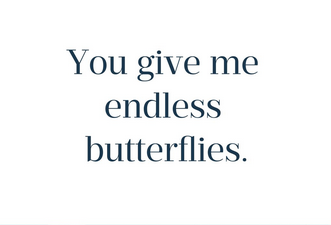
#> input picture OCR/data/text2.png, 331 x 225 px, found by its file name
$ jupyter execute --allow-errors intro.ipynb
#> lines starting #> are read from the running program, lines starting #| are printed output that depends on the picture
[cell 1]
# OCR :object character recognition
# extraction of text rather than image

# 2 Types
  #  A)pytessaract : devoloped by google,
  #  B) easy-ocr

[cell 2]
import cv2

[cell 3]
img=cv2.imread('/home/sajmi/Desktop/BD_MAY/OCR/data/text2.png')
#> img is the input picture: shape (225, 331, 3); mean B, G, R 247.7, 247, 245.9

[cell 4]
cv2.imshow('text',img)
cv2.waitKey()
cv2.destroyAllWindows()

[cell 5]
import pytesseract

#> (a cell that did not finish here is left out)

#> (a cell that did not finish here is left out)

[cell 8]
# next image to text
img1=cv2.imread('/home/sajmi/Desktop/BD_MAY/OCR/data/number_plate.png')
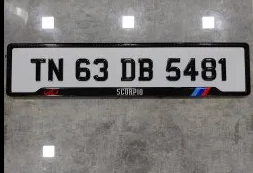
#> input picture OCR/data/number_plate.png, 253 x 173 px, found by its file name
#> img1 is the input picture: shape (173, 253, 3); mean B, G, R 120.5, 121.7, 124.2

[cell 9]
cv2.imshow('text1',img1)
cv2.waitKey()
cv2.destroyAllWindows()

#> (a cell that did not finish here is left out)

#> (a cell that did not finish here is left out)

[cell 12]
img2=cv2.imread('/home/sajmi/Desktop/BD_MAY/OCR/data/text1.png')
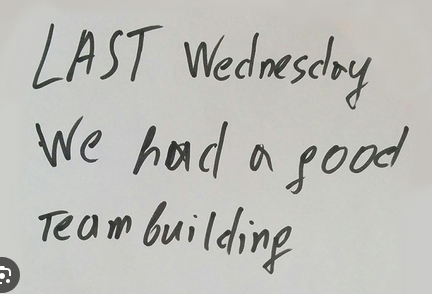
#> input picture OCR/data/text1.png, 432 x 294 px, found by its file name
#> img2 is the input picture: shape (294, 432, 3); mean B, G, R 184.9, 189.3, 189.3
